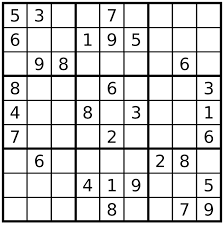
#> input picture HW3/assets/3.png, 224 x 225 px
$ python main.py
#> lines starting #> are read from the running program, lines starting #| are printed output that depends on the picture
import cv2 as cv
import numpy as np
import time as tm

t = tm.time()


# Standard Hough transform:
def standard_hough_transform(image):
    grey = cv.cvtColor(image, cv.COLOR_BGR2GRAY)
    edges = cv.Canny(grey, 125, 175)
    lines = cv.HoughLines(edges, 1, np.pi / 180, threshold=200)
    # الرقم 1 هو دقة التراكم في البيكسلات

    for line in lines:
        rho, theta = line[0]
        a = np.cos(theta)
        b = np.sin(theta)
        x0 = a * rho
        y0 = b * rho
        x1 = int(x0 + 1000 * (-b))
        y1 = int(y0 + 1000 * a)
        x2 = int(x0 - 1000 * (-b))
        y2 = int(y0 - 1000 * a)
        cv.line(image, (x1, y1), (x2, y2), (0, 0, 255), 2)

    cv.imshow('Standard Hough Transform', image)
    cv.imwrite(f'output/sht${t}.jpg', image)
    cv.waitKey(2000)


# Probabilistic Hough Transform:
def probabilistic_hough_transform(image):
    grey = cv.cvtColor(image, cv.COLOR_BGR2GRAY)
    edges = cv.Canny(grey, 125, 175)
    lines = cv.HoughLinesP(edges, 1, np.pi / 180, 100, minLineLength=100, maxLineGap=10)

    for line in lines:
        x1, y1, x2, y2 = line[0]
        cv.line(image, (x1, y1), (x2, y2), (0, 255, 0), 2)

    cv.imshow('Probabilistic Hough Transform', image)
    cv.imwrite(f'output/pht${t}.jpg', image)
    cv.waitKey(2000)


def remove_text(image, maskk):
    dst = cv.inpaint(image, maskk, 3, cv.INPAINT_TELEA)
    cv.imshow("OriginalImage", image)
    # cv.imshow('mask', maskk)
    cv.imshow('dst', dst)
    cv.imwrite('output/noText.jpg', dst)
    cv.waitKey(2000)


# First Image:
image11 = cv.imread('assets/3.png')
#> image11 is the input picture: shape (225, 224, 3); min 0, max 255, mean 215.1
image12 = cv.imread('assets/3.png')
# standard_hough_transform(image11)
# probabilistic_hough_transform(image12)

# Second Image:
image21 = cv.imread('assets/2.jpg')
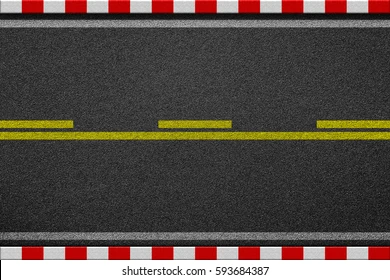
#> input picture HW3/assets/2.jpg, 390 x 280 px
#> image21 is the input picture: shape (280, 390, 3); mean B, G, R 71.8, 78, 86.7
image22 = cv.imread('assets/2.jpg')
# standard_hough_transform(image21)
# probabilistic_hough_transform(image22)

# The 4th Q
bookCover = cv.imread('assets/bookCover.jpg')
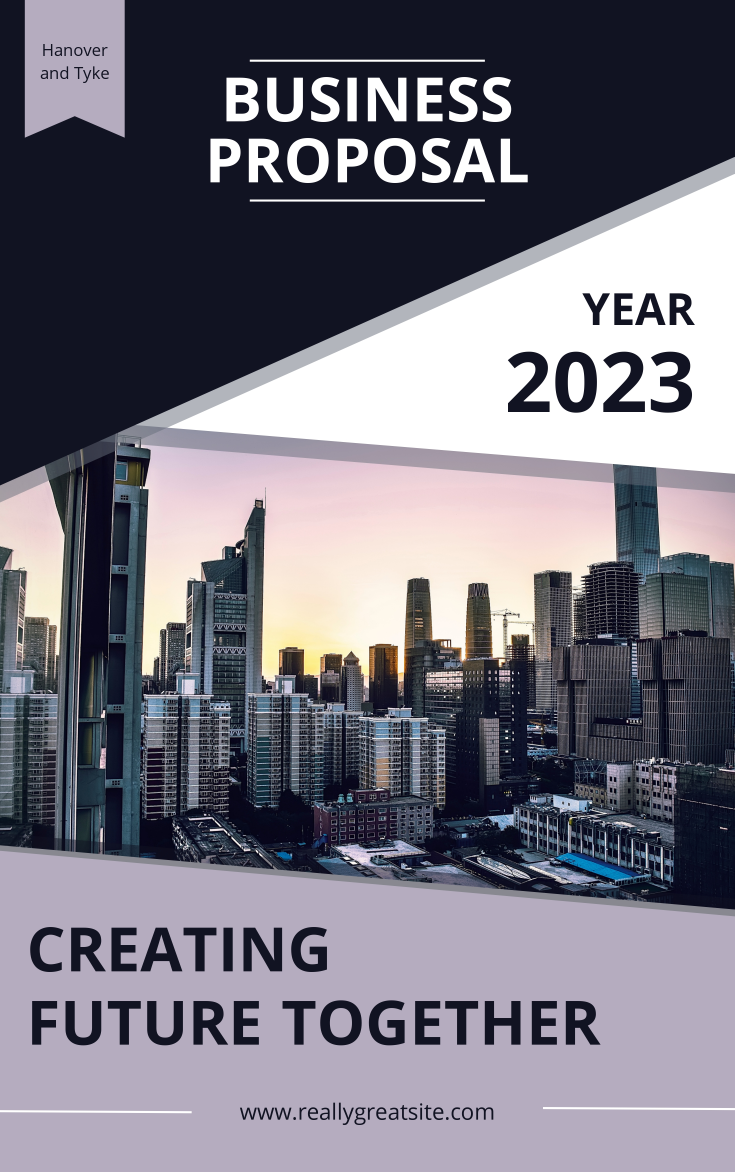
#> input picture HW3/assets/bookCover.jpg, 2204 x 3516 px (shown at 1/3 size)
#> bookCover is the input picture: shape (3516, 2204, 3); mean B, G, R 127, 115.5, 117.7
mask = cv.imread('assets/mask.jpg', 0)
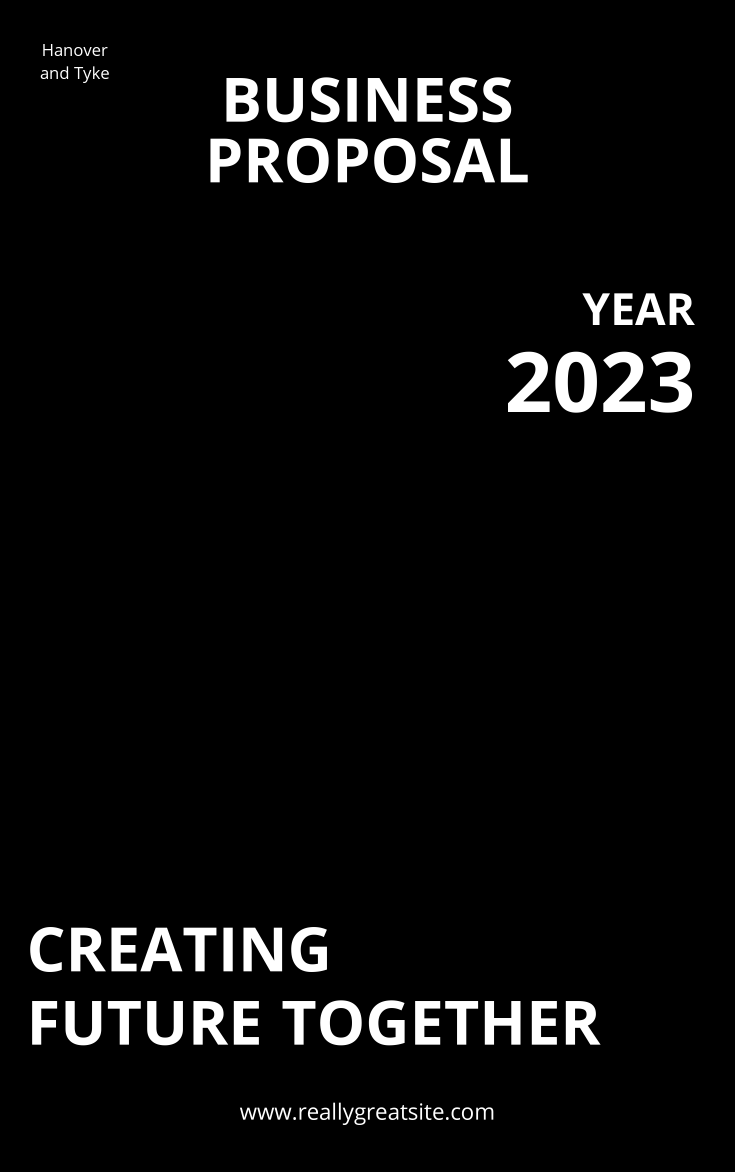
#> input picture HW3/assets/mask.jpg, 2204 x 3516 px (shown at 1/3 size)
#> mask is the input picture: shape (3516, 2204); min 0, max 255, mean 11.5
# bookCover = cv.resize(bookCover, (1276, 909))
# mask = cv.resize(mask, (1276, 909))
remove_text(bookCover, mask)
#> in remove_text, `dst = cv.inpaint(image, maskk, 3, cv.INPAINT_TELEA)`:
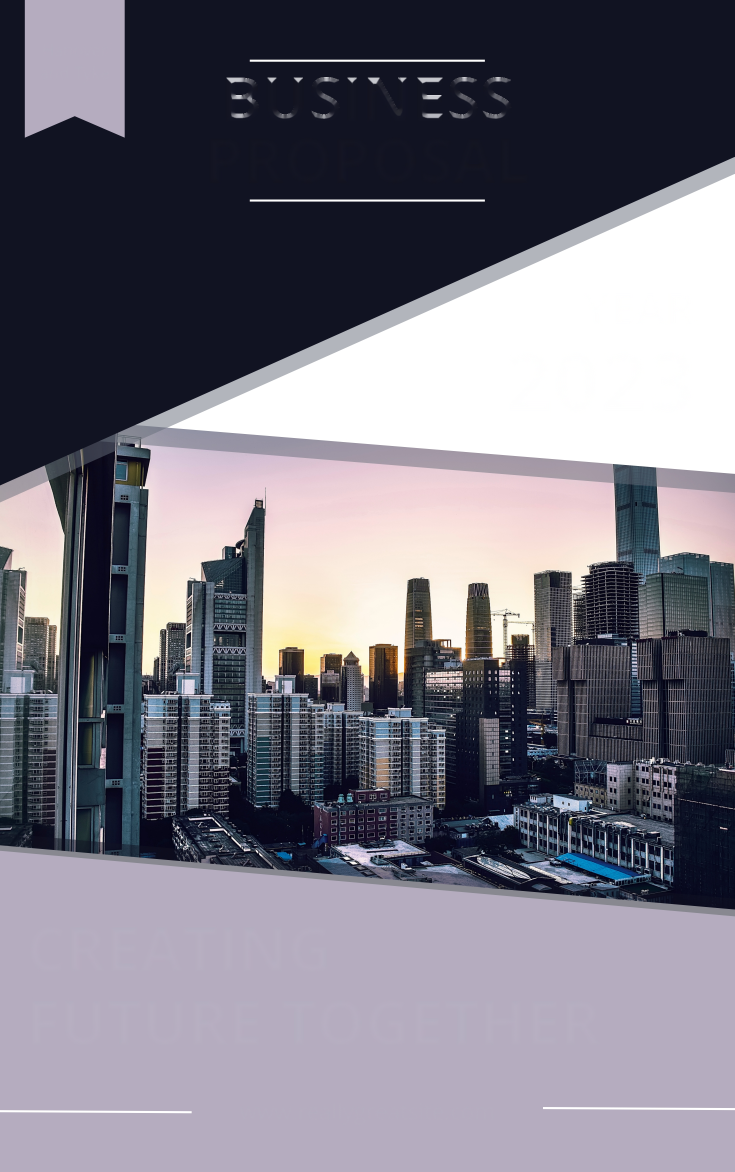
#> dst: shape (3516, 2204, 3) (shown at 1/3 size); mean B, G, R 129.2, 117.5, 120
